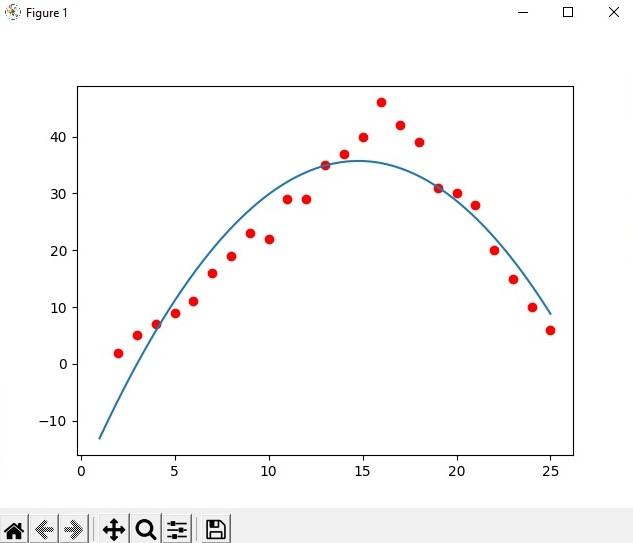

This chart was generated by the following Python code:
import numpy as np 
import matplotlib
import matplotlib.pyplot as plt

# random data
A = [2,3,4,5,6,7,8,9,10,11,12,13,14,15,16,17,18,19,20,21,22,23,24,25]
y = [2,5,7,9,11,16,19,23,22,29,29,35,37,40,46,42,39,31,30,28,20,15,10,6]

# Visualize data
A = np.array([A]).T
y = np.array([y]).T

# Change row vector to column vector
plt.plot(A,y,'ro')

# Create A square
x_square = np.array([A[:,0]**2]).T

# Create vector 1
once = np.ones((A.shape[0],1),dtype=np.int8)

# Combine 1 and A 
A = np.concatenate((x_square,A,once), axis=1)
print(A)

# Use fomula
x = np.linalg.inv(A.T.dot(A)).dot(A.T).dot(y)

# Test data to draw
x0 = np.linspace(1,25,10000)
y0 = x[0][0]*x0*x0 + x[1][0]*x0 + x[2][0]
plt.plot(x0,y0)
plt.show()  
